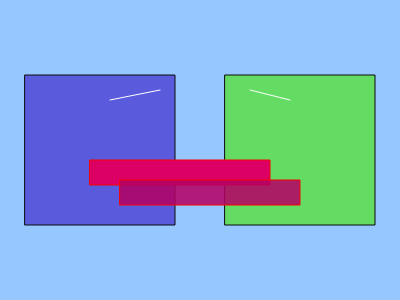
Frame 1 (no input)
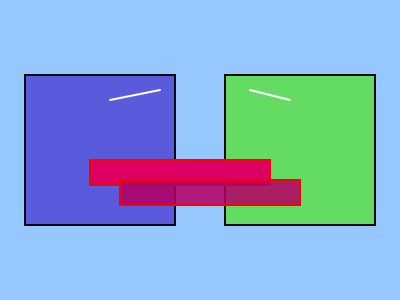
Frame 60 (no input)
Frame 120 (the mouse pressed at the canvas centre since frame 60): identical to frame 60, image omitted

The p5.js sketch that drew these frames (run headless with seeded random() and noise() and a simulated clock; from frame 60 on, the mouse is pressed at the canvas centre):

// p5.js sketch
// ── sketch.js
function setup() {
  createCanvas(400, 300);
  // arguments are X and Y pixels
  // createCanvas function in p5 library
}

function draw() {
  background(150,200,255);
  
  rectMode(CENTER)
  // will change rectangles no matter what line number it is placed at
  // unless there was a preceding rectMode command
  
  
  // FACES
  stroke(10)
  //dark outlines
  fill(90,90,220)
  //ble face
  rect(100,150,150)
  // face1 arguments x,y,width 
  
  fill(100,220,100)
  //green face
  rect(300,150,150)
  // face2

  // TONGUES
  stroke(250,0,0)
  rectMode(CORNER)
   fill(220,0,100)
   rect(90,160,180,25)
  // args x,y,width,height
  
  fill(180,0,100,220)
  // rgb and alpha
  // alpha very non-linear
  rect(120,180,180,25)
  // args x,y,width,height
 
 //EYES
  stroke(255)
  line(110,100,160,90)
  line(250,90,290,100)
  strokeWeight(10)
  strokeWeight(2)
  
 
  
  
}
